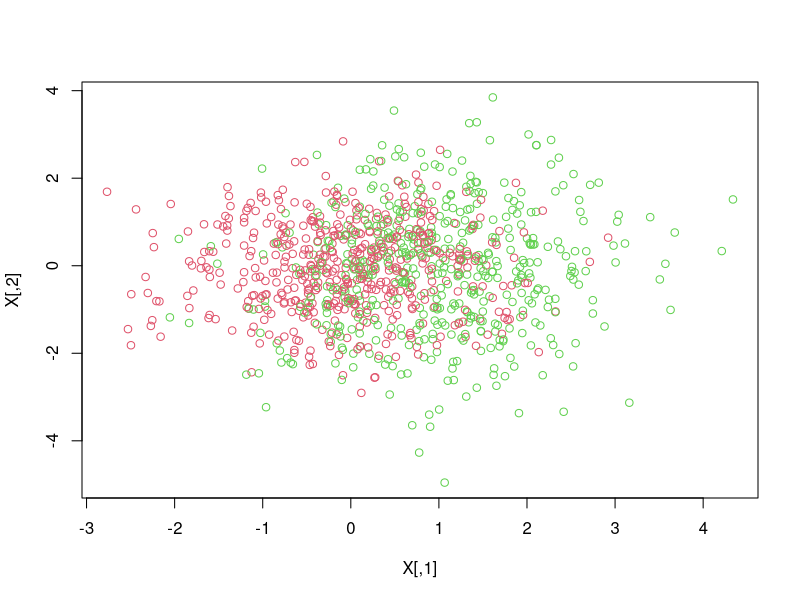
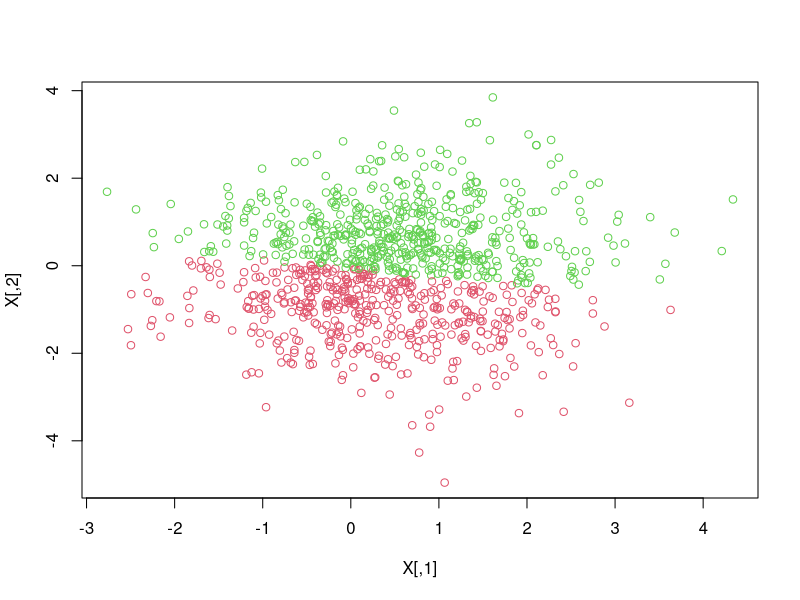
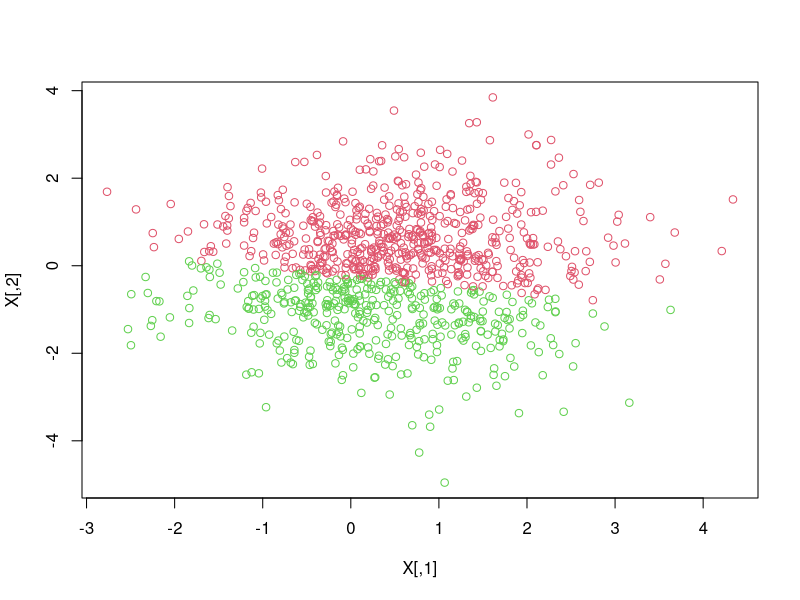

Here is the R script that generated these plots, in order:
library(MASS)
Z = rbinom(1000 ,size = 1,prob = 0.5) + 1
X = matrix(rep(0, 2000), ncol=2)
mu1  = c(0,0)
sigma1 = diag(2)
mu2  = c(1,0)
sigma2 = matrix(c(1,0,0,2) ,2,2, byrow = T)

for (i in 1:1000) {
  if (Z[i] == 1) {
    obsev = mvrnorm(1, mu1, sigma1)
    X[i,1] = obsev[1]
    X[i,2] = obsev[2]
  }else if(Z[i] == 2){
    obsev = mvrnorm(1, mu2, sigma2)
    X[i,1] = obsev[1]
    X[i,2] = obsev[2]
  }
}
plot(X, col = Z+1)

output1 = kmeans(X, centers = 2)
centers = output1$centers
plot(X, col = output1$cluster+1)

library(mclust)
output2 = Mclust(X, G = 2)
output2$parameters$mean
plot(X, col = output2$classification+1)
